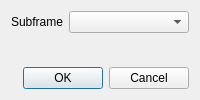
<?xml version="1.0" encoding="UTF-8"?>
<ui version="4.0">
 <class>SubframeDialog</class>
 <widget class="QDialog" name="SubframeDialog">
  <property name="geometry">
   <rect>
    <x>0</x>
    <y>0</y>
    <width>200</width>
    <height>100</height>
   </rect>
  </property>
  <property name="windowTitle">
   <string>Dialog</string>
  </property>
  <layout class="QVBoxLayout" name="verticalLayout">
   <item>
    <layout class="QFormLayout" name="formLayout">
     <item row="0" column="0">
      <widget class="QLabel" name="subframeLabel">
       <property name="text">
        <string>Subframe</string>
       </property>
      </widget>
     </item>
     <item row="0" column="1">
      <widget class="QComboBox" name="subframeComboBox"/>
     </item>
    </layout>
   </item>
   <item>
    <widget class="QDialogButtonBox" name="buttonBox">
     <property name="standardButtons">
      <set>QDialogButtonBox::Cancel|QDialogButtonBox::Ok</set>
     </property>
    </widget>
   </item>
  </layout>
 </widget>
 <resources/>
 <connections/>
</ui>
